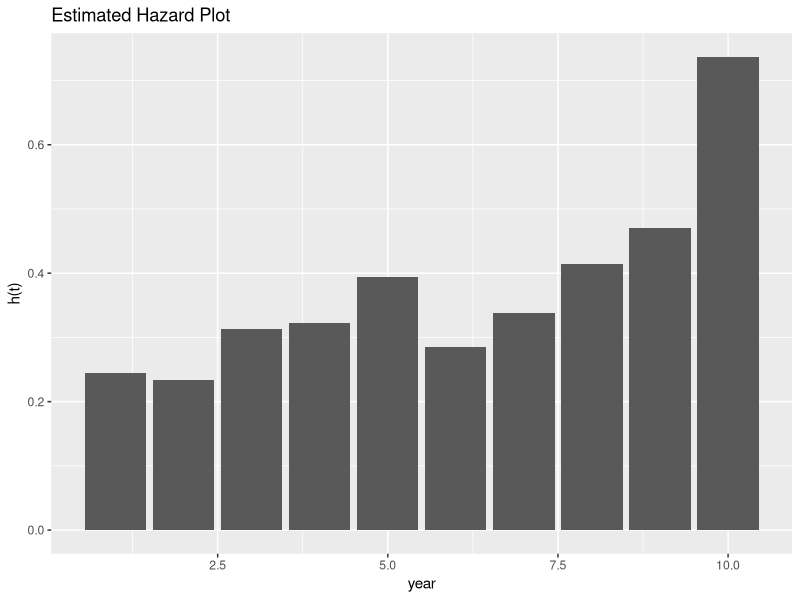
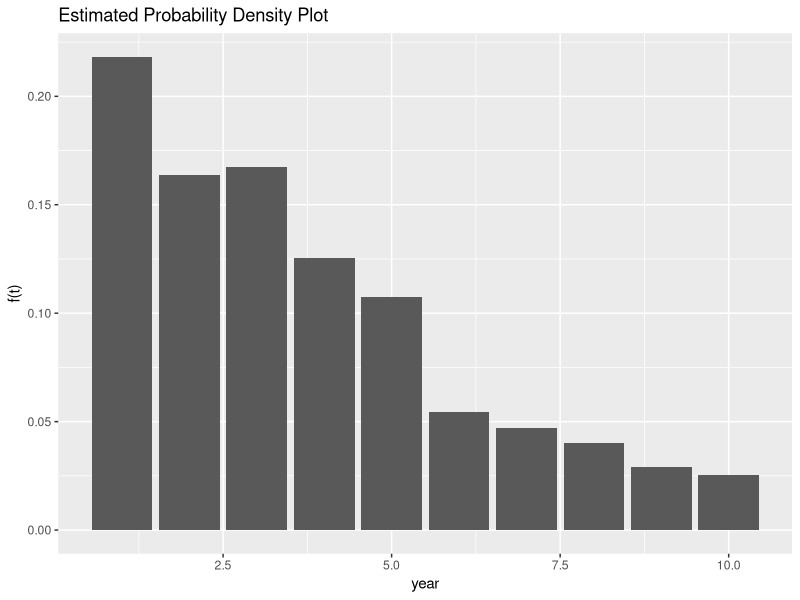
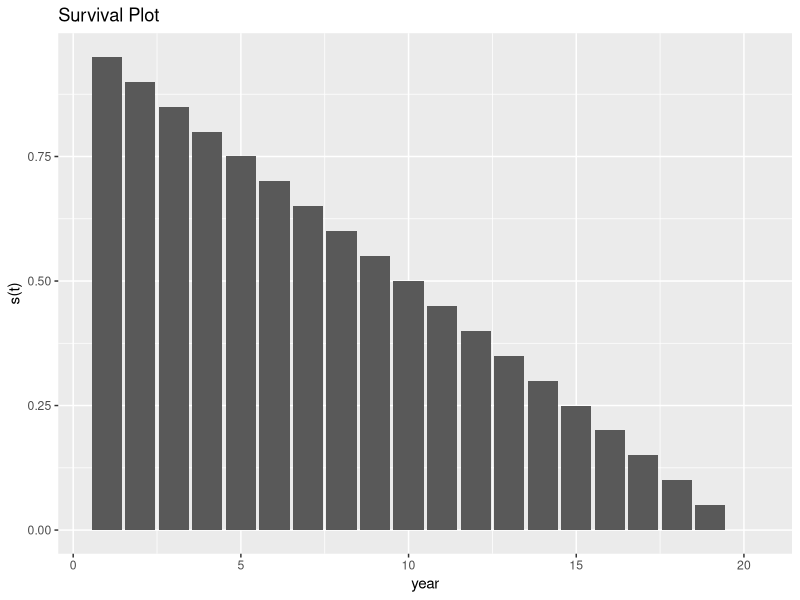
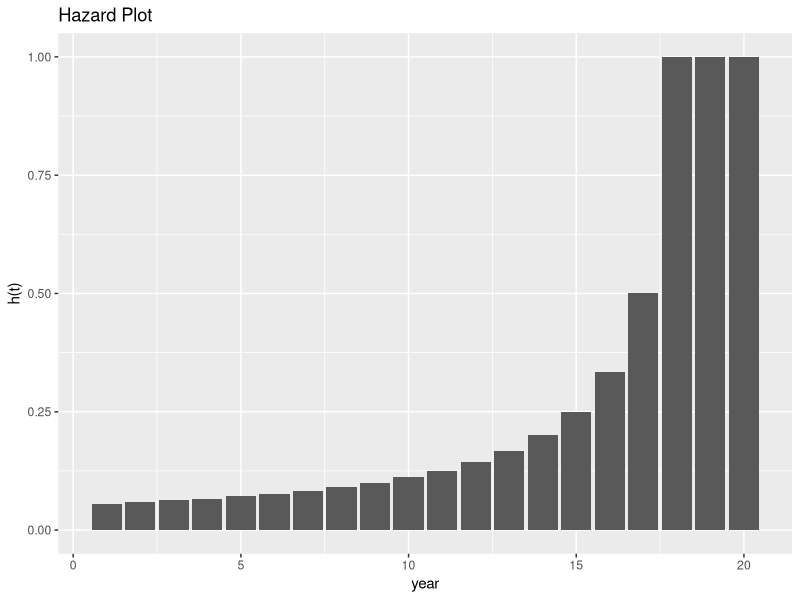
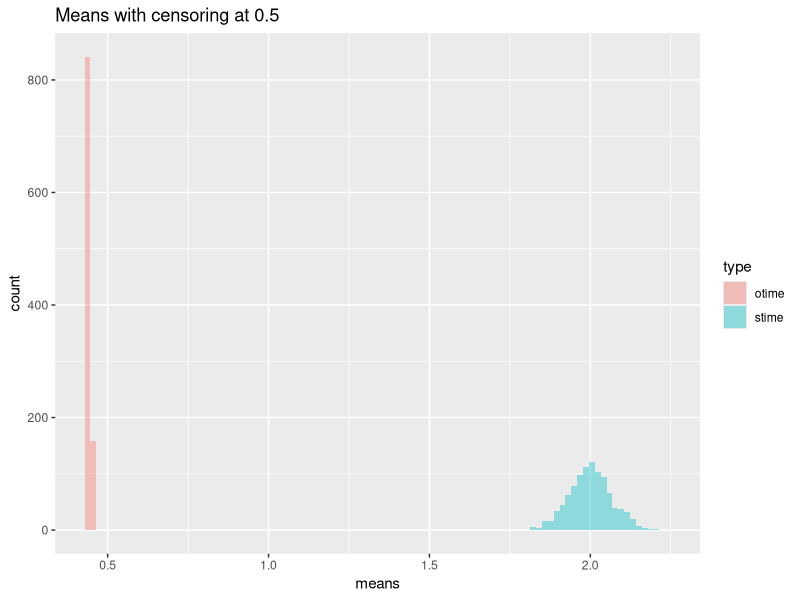

These charts were generated, in order, by the following R code:
## ---- chunk 1
year <- c('0-1', '1-2', '2-3', '3-4', '4-5', '5-6', '6-7', '7-8', '8-9', '>9')
alive <- c(1100, 860, 680, 496, 358, 240, 180, 128, 84, 52)
death <- c(240, 180, 184, 138, 118, 60, 52, 44, 32, 28)

#Original table
DAT <- data.frame('Year' = year, 'Alive' = alive, 'Dying' = death)
DAT

#Compute the estimated hazard
eh <- c(240/(1100-(240/2)),180/(860-(180/2)),184/(680-(184/2)),138/(496-(138/2)),118/(358-(118/2)),60/(240-(60/2)),52/(180-(52/2)),44/(128-(44/2)),32/(84-(32/2)),28/(52-(28/2)))

#Compute the estimated probability density
epd <- c(240/1100,180/1100,184/1100,138/1100,118/1100,60/1100,52/1100,44/1100,32/1100,28/1100)

#New table
NEWDAT <- data.frame('Year' = year, 'Alive' = alive, 'Dying' = death, 'Hazard' = eh, 'P-Density' = epd)
NEWDAT

#Plot
library(ggplot2)

x <- c(1,2,3,4,5,6,7,8,9,10)

plot_h <- data.frame(x = x, y = eh)
plot_h

ggplot(data = plot_h, aes(x = x, y = y)) + geom_histogram(stat='identity') + labs(title = 'Estimated Hazard Plot') + xlab('year') + ylab('h(t)')

plot_pd <- data.frame(x = x, y = epd)
plot_pd

ggplot(data = plot_pd, aes(x = x, y = y)) + geom_histogram(stat='identity') + labs(title = 'Estimated Probability Density Plot') + xlab('year') + ylab('f(t)')
## ---- chunk 2
#Calculate 
pd <- c(1/20,1/20,1/20,1/20,1/20,1/20,1/20,1/20,1/20,1/20,1/20,1/20,1/20,1/20,1/20,1/20,1/20,1/20,1/20,1/20) 
#pd

sf <- c(19/20,18/20,17/20,16/20,15/20,14/20,13/20,12/20,11/20,10/20,9/20,8/20,7/20,6/20,5/20,4/20,3/20,2/20,1/20,0/20)
#sf

hf <- cbind(pd[-1]/sf[-1])
hf[19] <- 1
hf[20] <- 1

#Plot
x <- c(1,2,3,4,5,6,7,8,9,10,11,12,13,14,15,16,17,18,19,20)

#Survival
plot_s <- data.frame(x = x, y = sf)

ggplot(data = plot_s, aes(x = x, y = y)) + geom_histogram(stat='identity') + labs(title = 'Survival Plot') + xlab('year') + ylab('s(t)')

#Hazard
plot_h2 <- data.frame(x = x, y = hf)

ggplot(data = plot_h2, aes(x = x, y = y)) + geom_histogram(stat='identity') + labs(title = 'Hazard Plot') + xlab('year') + ylab('h(t)')
## ---- chunk 3
ctime <- 0.5

stime <- rexp(1000, rate=1/2) # Generate n=1000 
#observations from the Exp(scale=2) distribution

otime <- stime # Create a new object that will record the observed times.
otime[stime > ctime] <- ctime # Observed time is equal to ctime if stime > ctime
delta <- (stime < ctime) # Delta is one (TRUE) if the observed time is the survival time
mean(stime) # Average true survival time
mean(otime) # Average observed (with censoring) survival time
mean(delta) # Calculate the average number of observations where survival time is observed
1 - mean(delta) # Average censoring rate
# Now raepeat the above process for 1000 datasets, each of size n=1000
nrep <- 1000 # nrep is the number of simulated repetitions we will perform
stime.means <- rep(0, nrep) # Create space to store the average stime from each dataset
otime.means <- rep(0, nrep) # Create space to store the average stime from each dataset
delta.means <- rep(0, nrep) # Create space to store the average stime from each dataset

for(i in 1:1000){
  stime <- rexp(1000, rate=1/2) 
  otime <- stime 
  otime[stime > ctime] <- ctime 
  delta <- (stime < ctime) 
  
  stime.means[i] <- mean(stime) 
  otime.means[i] <- mean(otime) 
  delta.means[i] <- mean(delta) 
}

library(ggplot2)
plot_means <- data.frame(means=c(stime.means, otime.means), 
                         type=rep(c('stime', 'otime'), each=nrep))

ggplot(plot_means, aes(x = means, fill = type)) +
  geom_histogram(position = "identity", alpha = 0.4, bins = 100) +
  labs(title = 'Means with censoring at 0.5')

mean(delta.means)

